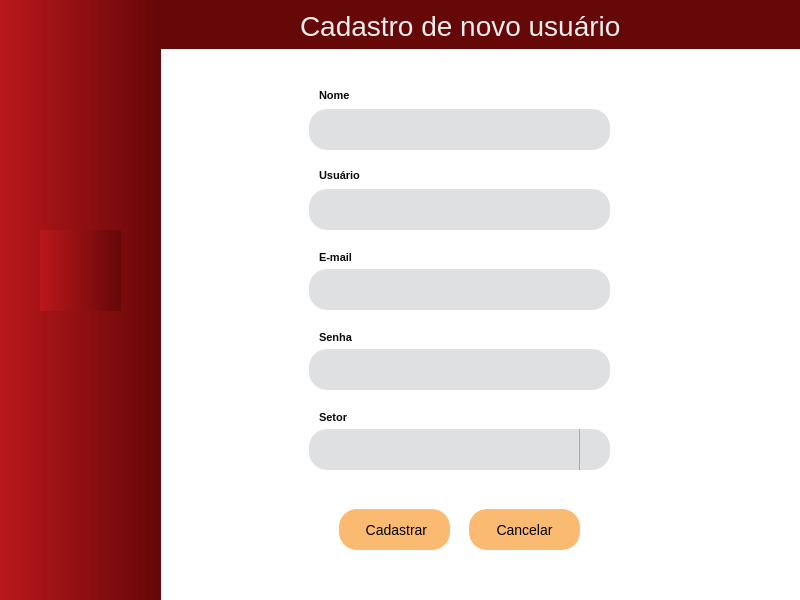
<?xml version="1.0" encoding="UTF-8"?>
<ui version="4.0">
 <class>RegisterWindow</class>
 <widget class="QMainWindow" name="RegisterWindow">
  <property name="enabled">
   <bool>true</bool>
  </property>
  <property name="geometry">
   <rect>
    <x>0</x>
    <y>0</y>
    <width>800</width>
    <height>600</height>
   </rect>
  </property>
  <property name="windowTitle">
   <string>MainWindow</string>
  </property>
  <property name="styleSheet">
   <string notr="true"/>
  </property>
  <widget class="QWidget" name="central_widget">
   <widget class="QWidget" name="window_title_bar" native="true">
    <property name="geometry">
     <rect>
      <x>160</x>
      <y>0</y>
      <width>641</width>
      <height>51</height>
     </rect>
    </property>
    <property name="styleSheet">
     <string notr="true">* {
background-color: qlineargradient(spread:pad, x1:0, y1:0, x2:1, y2:0, stop:0 rgba(102, 7, 8, 255), stop:1 rgba(102, 7, 8, 255));
}</string>
    </property>
    <widget class="QLabel" name="window_title_label">
     <property name="geometry">
      <rect>
       <x>140</x>
       <y>0</y>
       <width>371</width>
       <height>51</height>
      </rect>
     </property>
     <property name="font">
      <font>
       <pointsize>-1</pointsize>
      </font>
     </property>
     <property name="styleSheet">
      <string notr="true">QLabel {
	background-color: transparent;
    color: #EEEEEE;
    font-size: 28px;
    font-weight: regular;
	font-style: &quot;Segoe UI&quot;;
}</string>
     </property>
     <property name="text">
      <string>Cadastro de novo usuário</string>
     </property>
    </widget>
   </widget>
   <widget class="QWidget" name="main_area" native="true">
    <property name="geometry">
     <rect>
      <x>159</x>
      <y>49</y>
      <width>641</width>
      <height>601</height>
     </rect>
    </property>
    <property name="sizePolicy">
     <sizepolicy hsizetype="Fixed" vsizetype="Fixed">
      <horstretch>0</horstretch>
      <verstretch>0</verstretch>
     </sizepolicy>
    </property>
    <property name="font">
     <font>
      <family>Segoe UI</family>
     </font>
    </property>
    <property name="toolTipDuration">
     <number>-4</number>
    </property>
    <property name="styleSheet">
     <string notr="true">* {
    background-color: #ffffff;
	font-style: 'Segoe UI';
}

QLabel, QCheckBox {
    color: #0B090A;
    font-size: 11px;
    font-weight: bold;
}

QLabel#logo-enaplic {
    margin: 5px 0;
}

QLineEdit {
    background-color: #DFE0E2;
    padding-left: 15px;
    border-radius: 18px;
	font-size: 14px;
}

QDateEdit, QComboBox {
    background-color: #DFE0E2;
    padding: 5px 10px;
    border-radius: 18px;
    height: 20px;
    font-size: 16px;
}

QDateEdit::drop-down, QComboBox::drop-down {
    subcontrol-origin: padding;
    subcontrol-position: top right;
    width: 30px;
    border-left-width: 1px;
    border-left-color: darkgray;
    border-left-style: solid;
    border-top-right-radius: 3px;
    border-bottom-right-radius: 3px;
}

QDateEdit::down-arrow, QComboBox::down-arrow {
    image: url(../static/icon/arrow.png);
    width: 10px;
    height: 10px;
}

QPushButton {
    background-color: #fbba72;
    border: 2px;
    border-radius: 18px;
    font-size: 14px;
    font-weight: regular;
}

QPushButton:hover {
    background-color: #e5383b;
    color: #EEEEEE
}

QPushButton:pressed {
    background-color: #6703c5;
    color: #EEEEEE;
}

QTableWidget {
    border: 1px solid #000000;
    background-color: #686D76;
    padding-left: 10px;
    margin-bottom: 15px;
}

QTableWidget QHeaderView::section {
    background-color: #262626;
    color: #A7A6A6;
    padding: 5px;
    height: 18px;
}

QTableWidget QHeaderView::section:horizontal {
    border-top: 1px solid #333;
}

QTableWidget::item {
    background-color: #363636;
    color: #fff;
    font-weight: bold;
    padding-right: 8px;
    padding-left: 8px;
}

QTableWidget::item:selected {
    background-color: #000000;
    color: #EEEEEE;
    font-weight: bold;
}</string>
    </property>
    <widget class="QLineEdit" name="user_field">
     <property name="geometry">
      <rect>
       <x>150</x>
       <y>140</y>
       <width>301</width>
       <height>41</height>
      </rect>
     </property>
     <property name="minimumSize">
      <size>
       <width>301</width>
       <height>41</height>
      </size>
     </property>
     <property name="focusPolicy">
      <enum>Qt::StrongFocus</enum>
     </property>
     <property name="inputMask">
      <string/>
     </property>
     <property name="text">
      <string/>
     </property>
     <property name="maxLength">
      <number>15</number>
     </property>
     <property name="clearButtonEnabled">
      <bool>true</bool>
     </property>
    </widget>
    <widget class="QLineEdit" name="email_field">
     <property name="geometry">
      <rect>
       <x>150</x>
       <y>220</y>
       <width>301</width>
       <height>41</height>
      </rect>
     </property>
     <property name="minimumSize">
      <size>
       <width>301</width>
       <height>41</height>
      </size>
     </property>
     <property name="tabletTracking">
      <bool>false</bool>
     </property>
     <property name="focusPolicy">
      <enum>Qt::StrongFocus</enum>
     </property>
     <property name="inputMask">
      <string/>
     </property>
     <property name="text">
      <string/>
     </property>
     <property name="maxLength">
      <number>30</number>
     </property>
     <property name="echoMode">
      <enum>QLineEdit::Normal</enum>
     </property>
     <property name="clearButtonEnabled">
      <bool>true</bool>
     </property>
    </widget>
    <widget class="QLabel" name="user_label">
     <property name="geometry">
      <rect>
       <x>160</x>
       <y>120</y>
       <width>47</width>
       <height>13</height>
      </rect>
     </property>
     <property name="text">
      <string>Usuário</string>
     </property>
    </widget>
    <widget class="QLabel" name="email_label">
     <property name="geometry">
      <rect>
       <x>160</x>
       <y>200</y>
       <width>51</width>
       <height>16</height>
      </rect>
     </property>
     <property name="text">
      <string>E-mail</string>
     </property>
    </widget>
    <widget class="QPushButton" name="btn_close">
     <property name="geometry">
      <rect>
       <x>310</x>
       <y>460</y>
       <width>111</width>
       <height>41</height>
      </rect>
     </property>
     <property name="minimumSize">
      <size>
       <width>0</width>
       <height>41</height>
      </size>
     </property>
     <property name="styleSheet">
      <string notr="true">QPushButton:hover {
    background-color: #d60000;
    color: #EEEEEE
}</string>
     </property>
     <property name="text">
      <string>Cancelar</string>
     </property>
     <property name="icon">
      <iconset resource="../static/resource.qrc">
       <normaloff>:/icon/icon/sair.png</normaloff>:/icon/icon/sair.png</iconset>
     </property>
     <property name="iconSize">
      <size>
       <width>24</width>
       <height>24</height>
      </size>
     </property>
    </widget>
    <widget class="QLabel" name="name_label">
     <property name="geometry">
      <rect>
       <x>160</x>
       <y>40</y>
       <width>47</width>
       <height>13</height>
      </rect>
     </property>
     <property name="text">
      <string>Nome</string>
     </property>
    </widget>
    <widget class="QLineEdit" name="name_field">
     <property name="geometry">
      <rect>
       <x>150</x>
       <y>60</y>
       <width>301</width>
       <height>41</height>
      </rect>
     </property>
     <property name="minimumSize">
      <size>
       <width>301</width>
       <height>41</height>
      </size>
     </property>
     <property name="focusPolicy">
      <enum>Qt::StrongFocus</enum>
     </property>
     <property name="accessibleDescription">
      <string/>
     </property>
     <property name="inputMask">
      <string/>
     </property>
     <property name="text">
      <string/>
     </property>
     <property name="maxLength">
      <number>30</number>
     </property>
     <property name="clearButtonEnabled">
      <bool>true</bool>
     </property>
    </widget>
    <widget class="QLineEdit" name="password_field">
     <property name="geometry">
      <rect>
       <x>150</x>
       <y>300</y>
       <width>301</width>
       <height>41</height>
      </rect>
     </property>
     <property name="minimumSize">
      <size>
       <width>301</width>
       <height>41</height>
      </size>
     </property>
     <property name="focusPolicy">
      <enum>Qt::StrongFocus</enum>
     </property>
     <property name="inputMask">
      <string/>
     </property>
     <property name="text">
      <string/>
     </property>
     <property name="maxLength">
      <number>18</number>
     </property>
     <property name="echoMode">
      <enum>QLineEdit::Password</enum>
     </property>
     <property name="clearButtonEnabled">
      <bool>true</bool>
     </property>
    </widget>
    <widget class="QLabel" name="password_label">
     <property name="geometry">
      <rect>
       <x>160</x>
       <y>280</y>
       <width>51</width>
       <height>16</height>
      </rect>
     </property>
     <property name="text">
      <string>Senha</string>
     </property>
    </widget>
    <widget class="QComboBox" name="area_combobox_field">
     <property name="geometry">
      <rect>
       <x>150</x>
       <y>380</y>
       <width>301</width>
       <height>41</height>
      </rect>
     </property>
     <property name="sizePolicy">
      <sizepolicy hsizetype="Fixed" vsizetype="Fixed">
       <horstretch>0</horstretch>
       <verstretch>0</verstretch>
      </sizepolicy>
     </property>
     <property name="minimumSize">
      <size>
       <width>301</width>
       <height>41</height>
      </size>
     </property>
     <property name="cursor">
      <cursorShape>ArrowCursor</cursorShape>
     </property>
     <property name="focusPolicy">
      <enum>Qt::NoFocus</enum>
     </property>
     <property name="insertPolicy">
      <enum>QComboBox::InsertAlphabetically</enum>
     </property>
     <property name="iconSize">
      <size>
       <width>32</width>
       <height>32</height>
      </size>
     </property>
     <item>
      <property name="text">
       <string/>
      </property>
     </item>
     <item>
      <property name="text">
       <string>Almoxarifado</string>
      </property>
     </item>
     <item>
      <property name="text">
       <string>Comercial</string>
      </property>
     </item>
     <item>
      <property name="text">
       <string>Compras</string>
      </property>
     </item>
     <item>
      <property name="text">
       <string>Elétrica</string>
      </property>
     </item>
     <item>
      <property name="text">
       <string>Engenharia</string>
      </property>
     </item>
     <item>
      <property name="text">
       <string>Expedição</string>
      </property>
     </item>
     <item>
      <property name="text">
       <string>Fiscal</string>
      </property>
     </item>
     <item>
      <property name="text">
       <string>PCP</string>
      </property>
     </item>
     <item>
      <property name="text">
       <string>RH</string>
      </property>
     </item>
    </widget>
    <widget class="QLabel" name="area_lable">
     <property name="geometry">
      <rect>
       <x>160</x>
       <y>360</y>
       <width>51</width>
       <height>16</height>
      </rect>
     </property>
     <property name="text">
      <string>Setor</string>
     </property>
    </widget>
    <widget class="QLabel" name="icon_name_label">
     <property name="geometry">
      <rect>
       <x>100</x>
       <y>60</y>
       <width>32</width>
       <height>32</height>
      </rect>
     </property>
     <property name="text">
      <string/>
     </property>
     <property name="pixmap">
      <pixmap resource="../static/resource.qrc">:/icon/icon/user-64.ico</pixmap>
     </property>
     <property name="scaledContents">
      <bool>true</bool>
     </property>
    </widget>
    <widget class="QLabel" name="icon_user_label">
     <property name="geometry">
      <rect>
       <x>100</x>
       <y>140</y>
       <width>32</width>
       <height>32</height>
      </rect>
     </property>
     <property name="text">
      <string/>
     </property>
     <property name="pixmap">
      <pixmap resource="../static/resource.qrc">:/icon/icon/user-3-64.ico</pixmap>
     </property>
     <property name="scaledContents">
      <bool>true</bool>
     </property>
    </widget>
    <widget class="QLabel" name="icon_email_label">
     <property name="geometry">
      <rect>
       <x>100</x>
       <y>220</y>
       <width>32</width>
       <height>32</height>
      </rect>
     </property>
     <property name="text">
      <string/>
     </property>
     <property name="pixmap">
      <pixmap resource="../static/resource.qrc">:/icon/icon/email-12-64.ico</pixmap>
     </property>
     <property name="scaledContents">
      <bool>true</bool>
     </property>
    </widget>
    <widget class="QLabel" name="icon_password_label">
     <property name="geometry">
      <rect>
       <x>100</x>
       <y>300</y>
       <width>32</width>
       <height>32</height>
      </rect>
     </property>
     <property name="text">
      <string/>
     </property>
     <property name="pixmap">
      <pixmap resource="../static/resource.qrc">:/icon/icon/key-3-64.ico</pixmap>
     </property>
     <property name="scaledContents">
      <bool>true</bool>
     </property>
    </widget>
    <widget class="QLabel" name="icon_area_label">
     <property name="geometry">
      <rect>
       <x>100</x>
       <y>380</y>
       <width>32</width>
       <height>32</height>
      </rect>
     </property>
     <property name="text">
      <string/>
     </property>
     <property name="pixmap">
      <pixmap resource="../static/resource.qrc">:/icon/icon/factory-2-64.ico</pixmap>
     </property>
     <property name="scaledContents">
      <bool>true</bool>
     </property>
    </widget>
    <widget class="QLabel" name="logo_enaplic_50">
     <property name="geometry">
      <rect>
       <x>500</x>
       <y>440</y>
       <width>121</width>
       <height>101</height>
      </rect>
     </property>
     <property name="text">
      <string/>
     </property>
     <property name="pixmap">
      <pixmap resource="../static/resource.qrc">:/image/image/logo_enaplic_50_anos.png</pixmap>
     </property>
     <property name="scaledContents">
      <bool>true</bool>
     </property>
    </widget>
    <widget class="QPushButton" name="btn_save">
     <property name="geometry">
      <rect>
       <x>180</x>
       <y>460</y>
       <width>111</width>
       <height>41</height>
      </rect>
     </property>
     <property name="minimumSize">
      <size>
       <width>0</width>
       <height>41</height>
      </size>
     </property>
     <property name="styleSheet">
      <string notr="true">QPushButton:hover {
    background-color: #399918;
    color: #EEEEEE
}</string>
     </property>
     <property name="text">
      <string> Cadastrar</string>
     </property>
     <property name="icon">
      <iconset resource="../static/resource.qrc">
       <normaloff>:/icon/icon/icons8-salvar-50.png</normaloff>:/icon/icon/icons8-salvar-50.png</iconset>
     </property>
     <property name="iconSize">
      <size>
       <width>24</width>
       <height>24</height>
      </size>
     </property>
    </widget>
   </widget>
   <widget class="QWidget" name="sidebar_enaplic" native="true">
    <property name="geometry">
     <rect>
      <x>0</x>
      <y>0</y>
      <width>161</width>
      <height>601</height>
     </rect>
    </property>
    <property name="styleSheet">
     <string notr="true">* {
background-color: qlineargradient(spread:pad, x1:0, y1:0, x2:1, y2:0, stop:0 rgba(186, 24, 27, 255), stop:1 rgba(102, 7, 8, 255));
}</string>
    </property>
    <widget class="QLabel" name="logo_enaplic">
     <property name="geometry">
      <rect>
       <x>40</x>
       <y>230</y>
       <width>81</width>
       <height>81</height>
      </rect>
     </property>
     <property name="text">
      <string/>
     </property>
     <property name="pixmap">
      <pixmap resource="../static/resource.qrc">:/image/image/LOGO.jpeg</pixmap>
     </property>
     <property name="scaledContents">
      <bool>true</bool>
     </property>
    </widget>
   </widget>
  </widget>
 </widget>
 <resources>
  <include location="../static/resource.qrc"/>
 </resources>
 <connections/>
</ui>
